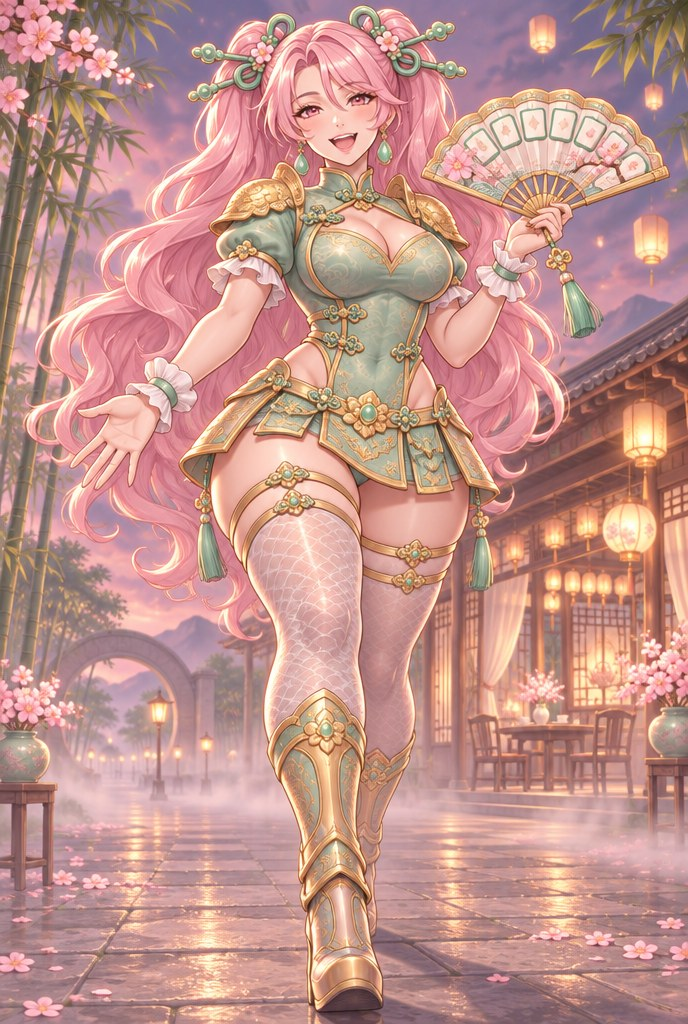
#> input picture assets/incoming/art_full/mc/battle_D_low_stride_search_pick.jpg, 688 x 1024 px
$ python watermark_scan.py ../../assets/incoming/art_full/mc/battle_D_low_stride_search_pick.jpg
#> lines starting #> are read from the running program, lines starting #| are printed output that depends on the picture; after the words box and inside, x2 and y2 are one past the last pixel; in counts of white or black regions, pixels touching at a corner belong together
#!/usr/bin/env python3
"""P58: heuristic watermark / stray-text detector for image EDGES (corners and border strips).

Generated art tends to carry small marks in a corner or along the bottom edge (sparkle logos, "AI generated" text, site
names).  This is a REVIEW AID, not a proof: it flags candidates, the human audit decides.  No model, only Pillow + numpy.

Method (on a <=1024 px luma copy):
  detail = |luma - gaussian_blur(luma)|, strokes = detail > T (silhouette edges of cut-outs excluded)
  strokes are merged into blobs (dilation); a blob is a MARK candidate when it lies in the outer ~20% band of the image,
  has a plausible size, is ISOLATED (the ring around it has almost no strokes, i.e. smooth ground) and is either
    text : >= 5 letter-like components of similar height on one horizontal line, or
    logo : a compact blob with the aspect of a badge/sparkle sitting in a corner.
  Busy borders (texture, foliage) are not judged: a mark hidden in texture is a known miss.
Alpha is honoured: fully transparent pixels are ignored (zone is judged on the opaque part).

usage: watermark_scan.py [--json] [--debug-dir DIR] [--strict] FILE...    exit 1 when any file is flagged
"""
import argparse, json, os, sys
import numpy as np
from PIL import Image, ImageFilter

MAXSIDE = 1024


def _load(path):
    im = Image.open(path)
    im.load()
    rgba = im.convert("RGBA")
    w, h = rgba.size
    s = min(1.0, MAXSIDE / max(w, h))
    if s < 1.0:
        rgba = rgba.resize((max(1, round(w * s)), max(1, round(h * s))), Image.LANCZOS)
    a = np.asarray(rgba).astype("float32")
    alpha = a[..., 3] / 255.0
    luma = 0.299 * a[..., 0] + 0.587 * a[..., 1] + 0.114 * a[..., 2]
    return luma, alpha


def _detail(luma, sigma=5):
    g = Image.fromarray(np.clip(luma, 0, 255).astype("uint8"), "L")
    blur = np.asarray(g.filter(ImageFilter.GaussianBlur(sigma))).astype("float32")
    return np.abs(luma - blur)


def _close(mask, k=3):
    im = Image.fromarray((mask * 255).astype("uint8"), "L").filter(ImageFilter.MaxFilter(k)).filter(ImageFilter.MinFilter(k))
    return np.asarray(im) > 127


# [52 lines left out: functions _components, _text_line, not called in this run]


def _dilate(mask, size):
    im = Image.fromarray((mask * 255).astype("uint8"), "L").filter(ImageFilter.MaxFilter(size | 1))
    return np.asarray(im) > 127


# [28 lines left out: function _label, not called in this run]


def scan_image(path, thr=14.0):
    """Looks for ISOLATED marks near the border: a compact stroke cluster (letters or a logo) sitting on an otherwise smooth
    ground.  Busy art borders are not judged (a mark hidden in texture is a known miss of this heuristic)."""
    luma, alpha = _load(path)
    h, w = luma.shape
    det = _detail(luma)
    # silhouette edges of cut-outs are structure, not marks
    a_img = Image.fromarray(np.clip(alpha * 255, 0, 255).astype("uint8"), "L")
    a_edge = np.abs(alpha - np.asarray(a_img.filter(ImageFilter.GaussianBlur(3))) / 255.0) > 0.04
    a_edge = _dilate(a_edge, 7) if a_edge.any() else a_edge
    opaque = alpha > 0.5
    strokes = (det > thr) & opaque & ~a_edge
    zones = []
    if opaque.mean() < 0.2 or strokes.mean() > 0.30:
        return {"file": path, "size": [w, h], "flagged": False, "zones": [], "note": "mostly transparent or texture"}
    r = max(5, int(0.007 * max(w, h)))
    boxes = _label(_dilate(strokes, 2 * r + 1))
    ring_r = max(10, int(0.016 * max(w, h)))
    for (x0, y0, x1, y1) in boxes:
        x0, y0, x1, y1 = max(0, x0), max(0, y0), min(w, x1), min(h, y1)
        bw, bh = x1 - x0, y1 - y0
        if bw < 0.02 * w or bw > 0.55 * w or bh < 0.010 * h or bh > 0.16 * h:
            continue
        near_edge = x1 < 0.22 * w or x0 > 0.78 * w or y1 < 0.20 * h or y0 > 0.80 * h
        if not near_edge:
            continue
        sub = strokes[y0:y1, x0:x1]
        fill = float(sub.mean())
        if not 0.03 <= fill <= 0.55:
            continue
        sy, sx = np.nonzero(sub)
        if len(sx) == 0:
            continue
        # an overlay is inset from the frame; art cropped by the frame touches the border
        m = int(0.006 * max(w, h)) + 1
        if x0 + sx.min() < m or y0 + sy.min() < m or x0 + sx.max() > w - m or y0 + sy.max() > h - m:
            continue
        sharp = float(np.percentile(det[y0:y1, x0:x1][sub], 90))
        ex0, ey0, ex1, ey1 = max(0, x0 - ring_r), max(0, y0 - ring_r), min(w, x1 + ring_r), min(h, y1 + ring_r)
        win = strokes[ey0:ey1, ex0:ex1].copy()
        win[y0 - ey0:y1 - ey0, x0 - ex0:x1 - ex0] = False
        ring_dens = float(win.sum()) / max(1, win.size - bw * bh)
        if ring_dens > 0.012:
            continue
        # letters: re-measure with a tight blur; the threshold is relative to the blob's own contrast and swept,
        # because bold letters touch at low thresholds and hollow out at high ones
        fd = _detail(luma[y0:y1, x0:x1], 1.0)
        p97 = float(np.percentile(fd, 97))
        n, span = 0, 0
        for fr in (0.25, 0.4, 0.55):
            n2, sp2 = _text_line((fd > max(6.0, fr * p97)) & opaque[y0:y1, x0:x1])
            if n2 > n:
                n, span = n2, sp2
        kind = None
        if n >= 5:
            kind, detail = "text", "%d letter-like marks on one line, span %dpx" % (n, span)
        elif 0.4 <= bw / bh <= 2.6 and 0.035 * w <= bw <= 0.2 * w and fill >= 0.06 and sharp >= 30 and (x1 < 0.2 * w or x0 > 0.8 * w) and (y1 < 0.2 * h or y0 > 0.8 * h):
            kind, detail = "logo", "compact isolated mark %dx%d in a corner, fill %.0f%%" % (bw, bh, fill * 100)
        if kind:
            zones.append({"zone": "%s_%s" % ("top" if y1 < 0.5 * h else "bottom", "left" if x1 < 0.5 * w else ("right" if x0 > 0.5 * w else "centre")),
                          "kind": kind, "score": round(fill, 3), "box": [x0, y0, x1, y1], "detail": detail})
    return {"file": path, "size": [w, h], "flagged": bool(zones), "zones": zones}


# [12 lines left out: function debug_overlay, not called in this run]


def main(argv=None):
    ap = argparse.ArgumentParser(description=__doc__, formatter_class=argparse.RawDescriptionHelpFormatter)
    ap.add_argument("files", nargs="+")
    ap.add_argument("--json", action="store_true")
    ap.add_argument("--debug-dir")
    ap.add_argument("--thr", type=float, default=14.0)
    a = ap.parse_args(argv)
    flagged = 0
    out = []
    for f in a.files:
        r = scan_image(f, a.thr)
#> in _load, im is the input picture: PIL image 688x1024 RGB; mean R, G, B 194.1, 147.5, 140.6
#> in _load, `alpha = a[..., 3] / 255.0`: alpha: shape (1024, 688) float32; every value is 1
#> in _load, `luma = 0.299 * a[..., 0] + 0.587 * a[..., 1] + 0.114 * a[..., 2]`:
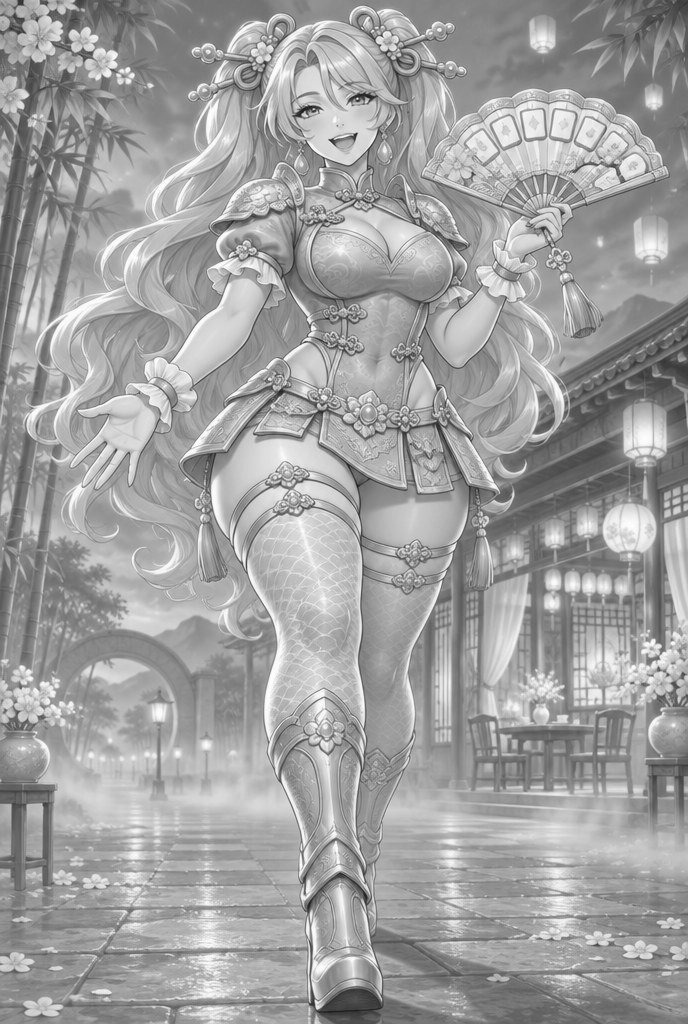
#> luma: shape (1024, 688) float32; min 28.34, max 255, mean 160.6
#> in _detail, `blur = np.asarray(g.filter(ImageFilter.GaussianBlur(sigma))).astype("f..`:
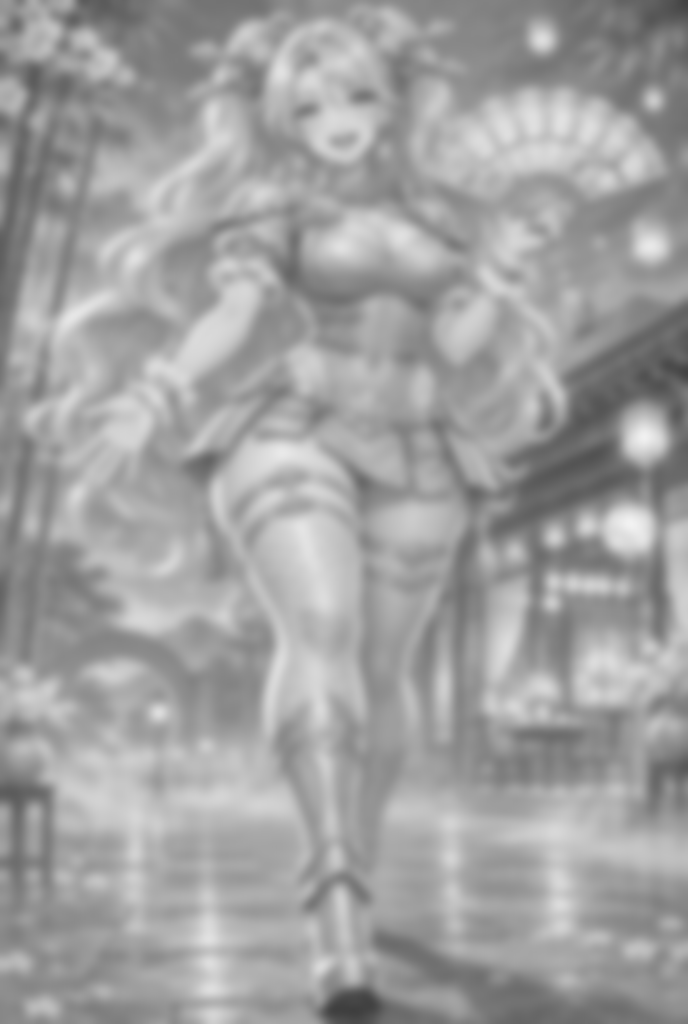
#> blur: shape (1024, 688) float32; min 62, max 242, mean 160.1
#> in _detail, `return np.abs(luma - blur)`:
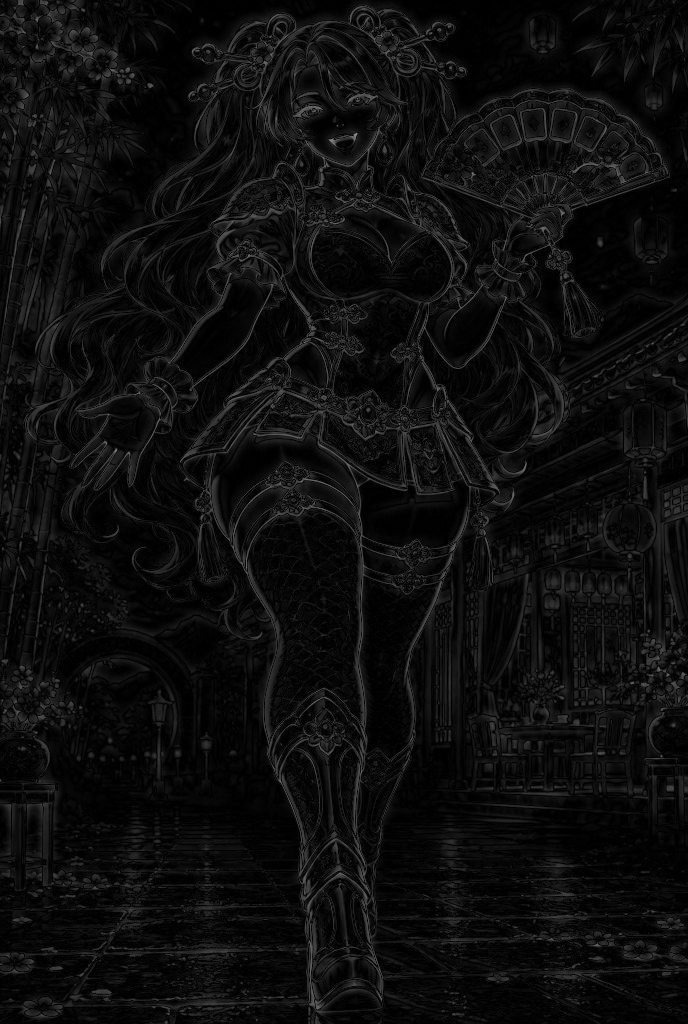
#> returned value: shape (1024, 688) float32; min 0, max 146.4, mean 14.1
#> in scan_image, `a_img = Image.fromarray(np.clip(alpha * 255, 0, 255).astype("uint8"), ..`: a_img: PIL image 688x1024 L; every value is 255
#> in scan_image, `a_edge = np.abs(alpha - np.asarray(a_img.filter(ImageFilter.GaussianBl..`: a_edge: shape (1024, 688) bool; every value is 0
#> in scan_image, `opaque = alpha > 0.5`: opaque: shape (1024, 688) bool; every value is 1
#> in scan_image, `strokes = (det > thr) & opaque & ~a_edge`:
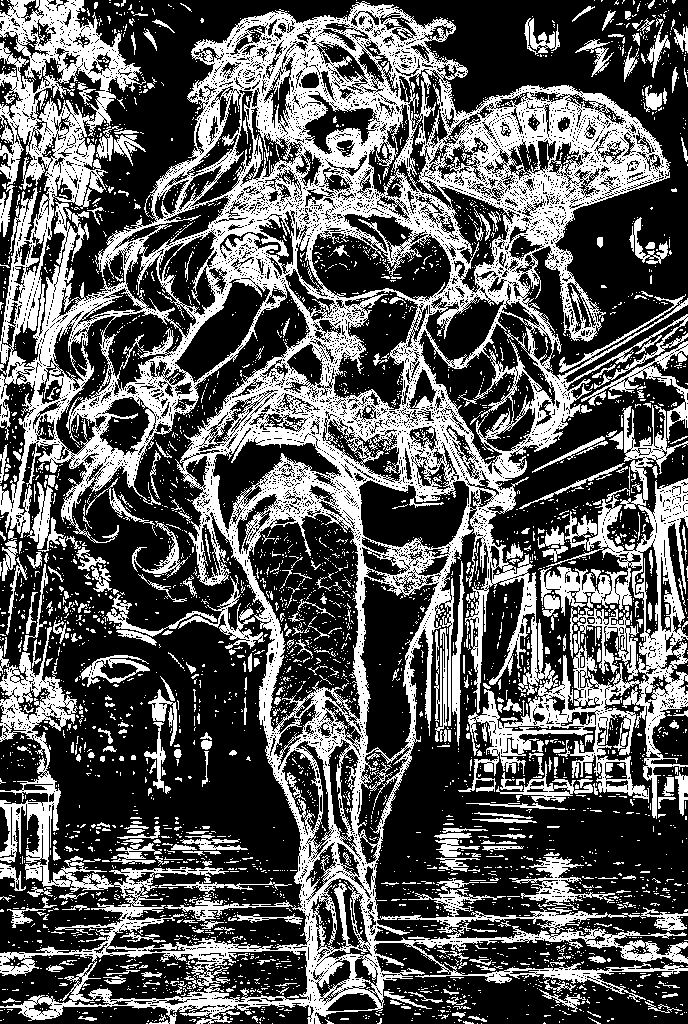
#> strokes: shape (1024, 688) bool; 35.7% white; 4291 white regions (3897 under 20 px), largest, box (x1, y1, x2, y2) and area: (0, 0, 688, 1024) 202292, (581, 341, 688, 440) 1543, (509, 857, 615, 910) 1454
        out.append(r)
        flagged += r["flagged"]
#> flagged = 0
        if a.debug_dir and r["flagged"]:
            debug_overlay(f, r, a.debug_dir)
        if not a.json:
            print("%s %s%s" % ("FLAG" if r["flagged"] else "ok  ", f,
                               "".join("\n    %s/%s: %s" % (z["zone"], z["kind"], z["detail"]) for z in r["zones"])))
#| ok   ../../assets/incoming/art_full/mc/battle_D_low_stride_search_pick.jpg
    if a.json:
        print(json.dumps(out, indent=1))
    sys.exit(1 if flagged else 0)
#> (the program exits here)
